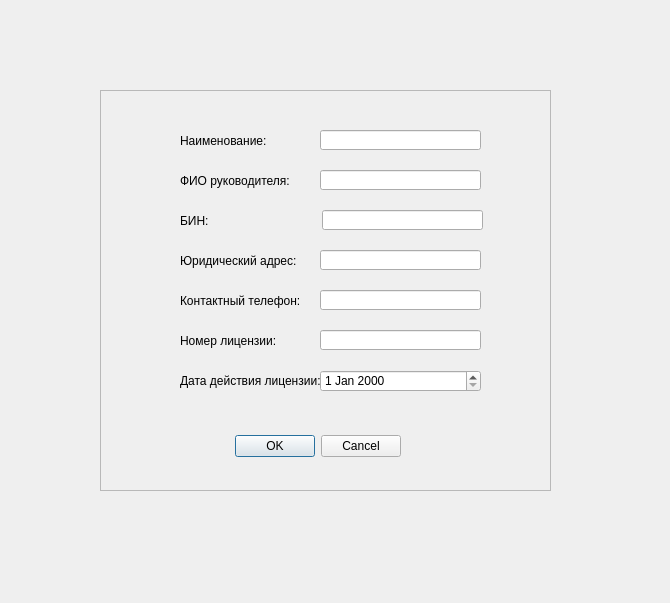
<?xml version="1.0" encoding="UTF-8"?>
<ui version="4.0">
 <class>NewObject</class>
 <widget class="QDialog" name="NewObject">
  <property name="geometry">
   <rect>
    <x>0</x>
    <y>0</y>
    <width>670</width>
    <height>603</height>
   </rect>
  </property>
  <property name="windowTitle">
   <string>Новый объект</string>
  </property>
  <widget class="QFrame" name="frame">
   <property name="geometry">
    <rect>
     <x>100</x>
     <y>90</y>
     <width>451</width>
     <height>401</height>
    </rect>
   </property>
   <property name="autoFillBackground">
    <bool>true</bool>
   </property>
   <property name="frameShape">
    <enum>QFrame::StyledPanel</enum>
   </property>
   <property name="frameShadow">
    <enum>QFrame::Raised</enum>
   </property>
   <widget class="QDialogButtonBox" name="buttonBox">
    <property name="geometry">
     <rect>
      <x>-320</x>
      <y>340</y>
      <width>621</width>
      <height>32</height>
     </rect>
    </property>
    <property name="orientation">
     <enum>Qt::Horizontal</enum>
    </property>
    <property name="standardButtons">
     <set>QDialogButtonBox::Cancel|QDialogButtonBox::Ok</set>
    </property>
   </widget>
   <widget class="QLabel" name="label">
    <property name="geometry">
     <rect>
      <x>80</x>
      <y>30</y>
      <width>91</width>
      <height>41</height>
     </rect>
    </property>
    <property name="text">
     <string>Наименование:</string>
    </property>
   </widget>
   <widget class="QLabel" name="label_2">
    <property name="geometry">
     <rect>
      <x>80</x>
      <y>70</y>
      <width>111</width>
      <height>41</height>
     </rect>
    </property>
    <property name="text">
     <string>ФИО руководителя:</string>
    </property>
   </widget>
   <widget class="QLabel" name="label_4">
    <property name="geometry">
     <rect>
      <x>80</x>
      <y>150</y>
      <width>141</width>
      <height>41</height>
     </rect>
    </property>
    <property name="text">
     <string>Юридический адрес:</string>
    </property>
   </widget>
   <widget class="QLabel" name="label_7">
    <property name="geometry">
     <rect>
      <x>80</x>
      <y>190</y>
      <width>141</width>
      <height>41</height>
     </rect>
    </property>
    <property name="text">
     <string>Контактный телефон:</string>
    </property>
   </widget>
   <widget class="QLineEdit" name="lineEdit">
    <property name="geometry">
     <rect>
      <x>220</x>
      <y>40</y>
      <width>161</width>
      <height>20</height>
     </rect>
    </property>
   </widget>
   <widget class="QLineEdit" name="lineEdit_2">
    <property name="geometry">
     <rect>
      <x>220</x>
      <y>80</y>
      <width>161</width>
      <height>20</height>
     </rect>
    </property>
   </widget>
   <widget class="QLineEdit" name="lineEdit_4">
    <property name="geometry">
     <rect>
      <x>220</x>
      <y>160</y>
      <width>161</width>
      <height>20</height>
     </rect>
    </property>
    <property name="text">
     <string/>
    </property>
   </widget>
   <widget class="QLineEdit" name="lineEdit_5">
    <property name="geometry">
     <rect>
      <x>220</x>
      <y>200</y>
      <width>161</width>
      <height>20</height>
     </rect>
    </property>
   </widget>
   <widget class="QLabel" name="label_6">
    <property name="geometry">
     <rect>
      <x>80</x>
      <y>110</y>
      <width>61</width>
      <height>41</height>
     </rect>
    </property>
    <property name="text">
     <string>БИН:</string>
    </property>
   </widget>
   <widget class="QLineEdit" name="lineEdit_7">
    <property name="geometry">
     <rect>
      <x>222</x>
      <y>120</y>
      <width>161</width>
      <height>20</height>
     </rect>
    </property>
   </widget>
   <widget class="QLabel" name="label_8">
    <property name="geometry">
     <rect>
      <x>80</x>
      <y>230</y>
      <width>141</width>
      <height>41</height>
     </rect>
    </property>
    <property name="text">
     <string>Номер лицензии:</string>
    </property>
   </widget>
   <widget class="QLineEdit" name="lineEdit_6">
    <property name="geometry">
     <rect>
      <x>220</x>
      <y>240</y>
      <width>161</width>
      <height>20</height>
     </rect>
    </property>
    <property name="dragEnabled">
     <bool>false</bool>
    </property>
    <property name="readOnly">
     <bool>false</bool>
    </property>
    <property name="placeholderText">
     <string/>
    </property>
   </widget>
   <widget class="QLabel" name="label_9">
    <property name="geometry">
     <rect>
      <x>80</x>
      <y>270</y>
      <width>141</width>
      <height>41</height>
     </rect>
    </property>
    <property name="text">
     <string>Дата действия лицензии:</string>
    </property>
   </widget>
   <widget class="QDateEdit" name="dateEdit">
    <property name="geometry">
     <rect>
      <x>220</x>
      <y>280</y>
      <width>161</width>
      <height>22</height>
     </rect>
    </property>
   </widget>
  </widget>
 </widget>
 <tabstops>
  <tabstop>lineEdit_6</tabstop>
  <tabstop>lineEdit_4</tabstop>
  <tabstop>lineEdit_5</tabstop>
  <tabstop>lineEdit</tabstop>
  <tabstop>lineEdit_2</tabstop>
  <tabstop>lineEdit_7</tabstop>
 </tabstops>
 <resources/>
 <connections>
  <connection>
   <sender>buttonBox</sender>
   <signal>accepted()</signal>
   <receiver>NewObject</receiver>
   <slot>accept()</slot>
   <hints>
    <hint type="sourcelabel">
     <x>238</x>
     <y>430</y>
    </hint>
    <hint type="destinationlabel">
     <x>157</x>
     <y>274</y>
    </hint>
   </hints>
  </connection>
  <connection>
   <sender>buttonBox</sender>
   <signal>rejected()</signal>
   <receiver>NewObject</receiver>
   <slot>reject()</slot>
   <hints>
    <hint type="sourcelabel">
     <x>306</x>
     <y>430</y>
    </hint>
    <hint type="destinationlabel">
     <x>286</x>
     <y>274</y>
    </hint>
   </hints>
  </connection>
 </connections>
</ui>
